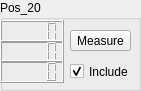
     <widget class="QGroupBox" name="Calib_box_20">
      <property name="geometry">
       <rect>
        <x>190</x>
        <y>20</y>
        <width>141</width>
        <height>91</height>
       </rect>
      </property>
      <property name="title">
       <string>Pos_20</string>
      </property>
      <widget class="QLCDNumber" name="calib_box_x_21">
       <property name="geometry">
        <rect>
         <x>0</x>
         <y>20</y>
         <width>64</width>
         <height>23</height>
        </rect>
       </property>
      </widget>
      <widget class="QLCDNumber" name="calib_box_y_21">
       <property name="geometry">
        <rect>
         <x>0</x>
         <y>40</y>
         <width>64</width>
         <height>23</height>
        </rect>
       </property>
      </widget>
      <widget class="QLCDNumber" name="calib_box_z_21">
       <property name="geometry">
        <rect>
         <x>0</x>
         <y>60</y>
         <width>64</width>
         <height>23</height>
        </rect>
       </property>
      </widget>
      <widget class="QPushButton" name="calibButton_21">
       <property name="geometry">
        <rect>
         <x>70</x>
         <y>30</y>
         <width>61</width>
         <height>21</height>
        </rect>
       </property>
       <property name="text">
        <string>Measure</string>
       </property>
      </widget>
      <widget class="QCheckBox" name="checkBox_21">
       <property name="geometry">
        <rect>
         <x>70</x>
         <y>60</y>
         <width>92</width>
         <height>23</height>
        </rect>
       </property>
       <property name="text">
        <string>Include</string>
       </property>
       <property name="checked">
        <bool>true</bool>
       </property>
      </widget>
     </widget>
